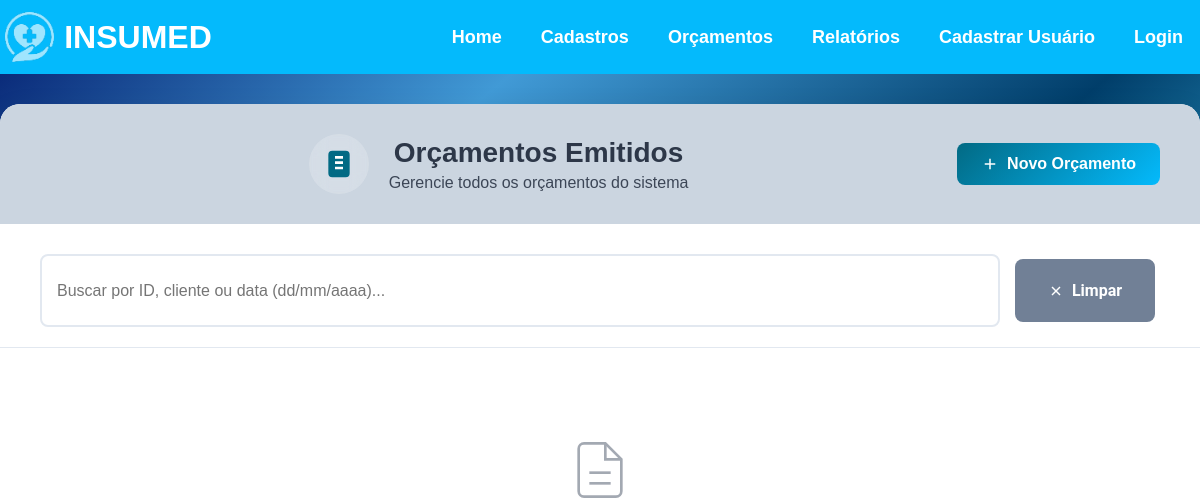
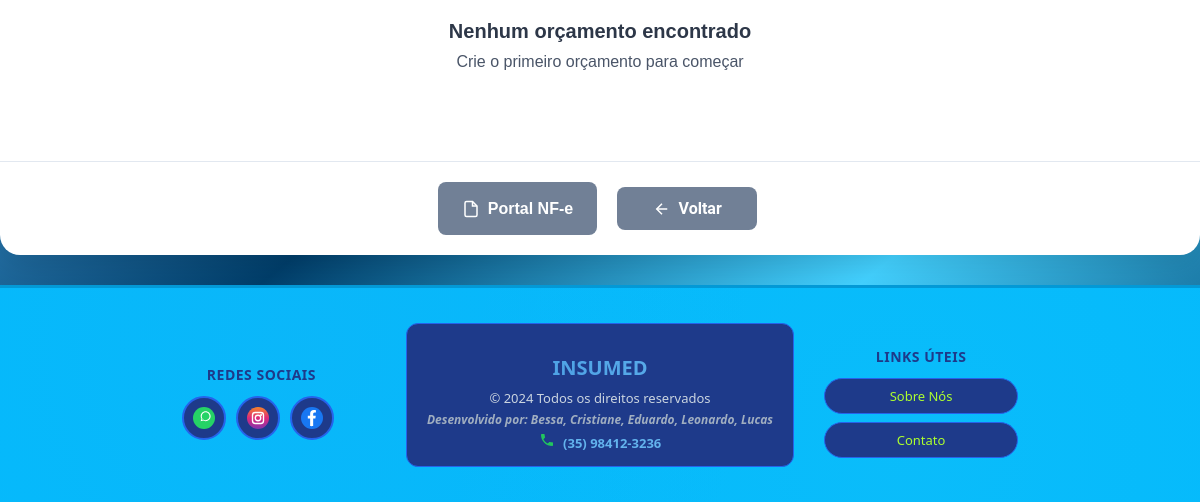
/orcamentos_emitidos/, run on an earlier commit of the app's database (2 pictures, top to bottom).
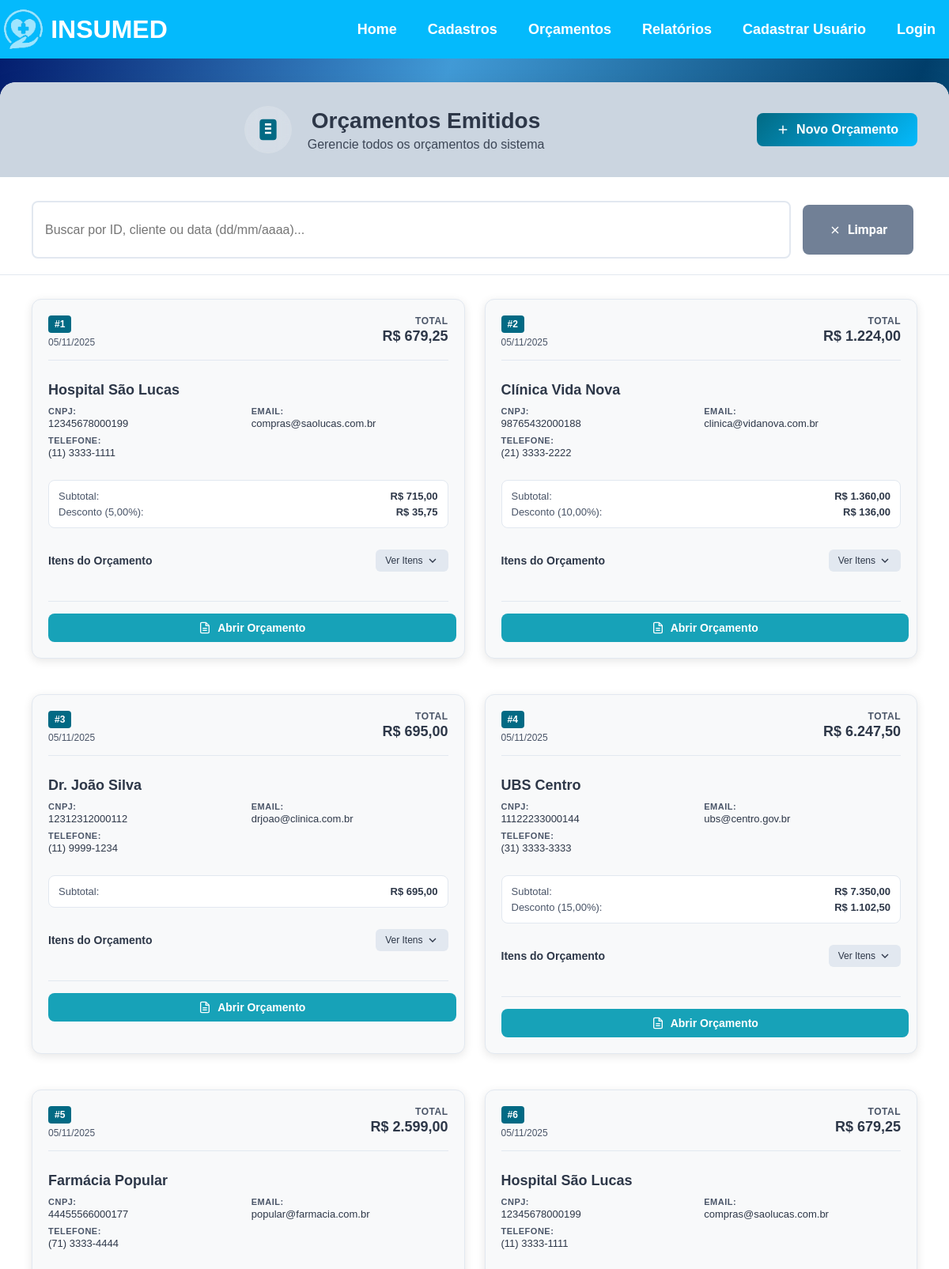
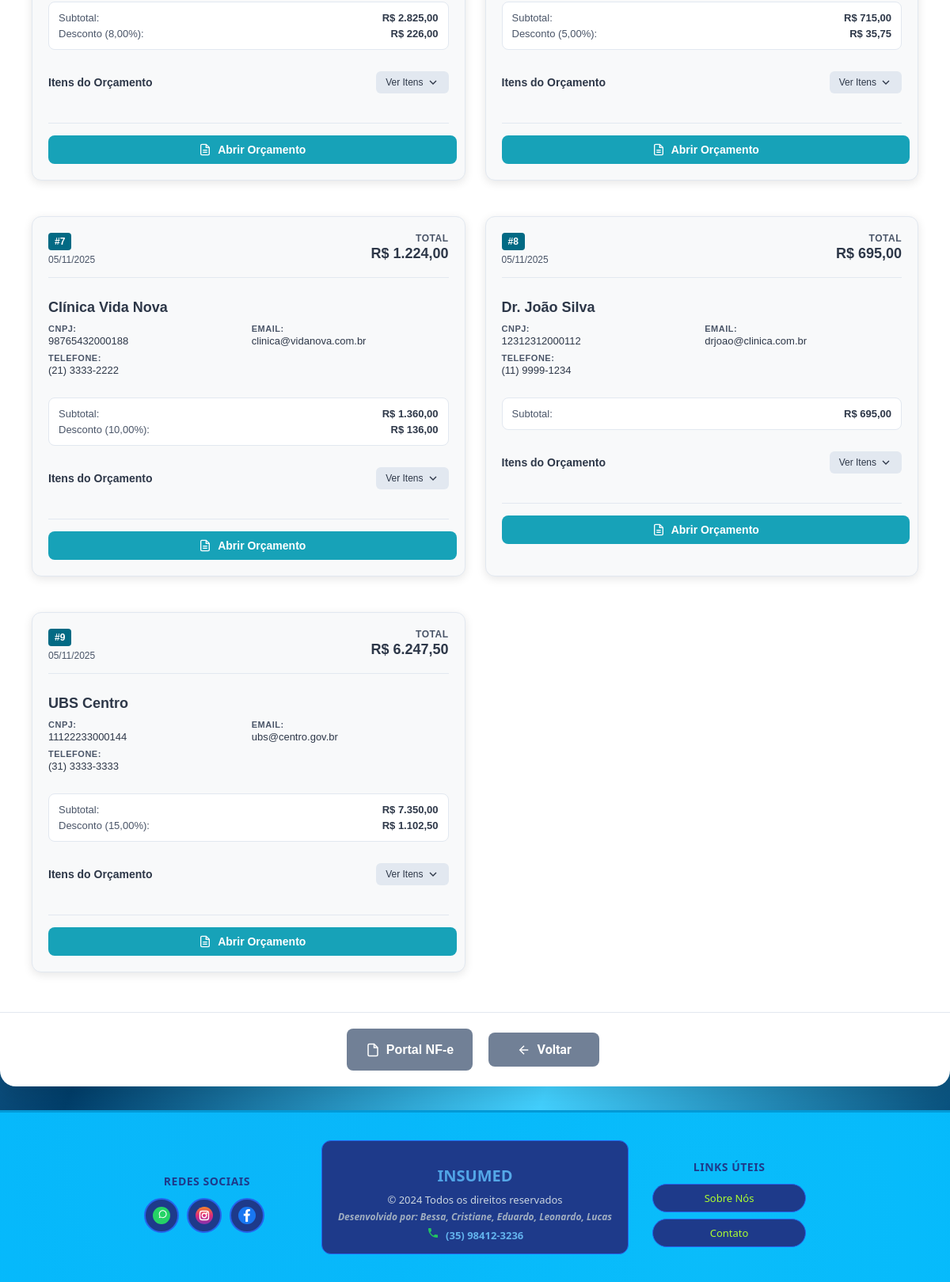
And on a later commit of the database (2 pictures, top to bottom).
### app/models.py (models this page shows, shortened)
class Orcamento(models.Model):
    cliente = models.CharField(max_length=100)
    cnpj = models.CharField(max_length=20, blank=True)
    endereco = models.CharField(max_length=200, blank=True)
    cidade = models.CharField(max_length=50, blank=True)
    uf = models.CharField(max_length=2, blank=True, null=True)
    telefone = models.CharField(max_length=20, blank=True)
    email = models.EmailField(blank=True)
    itens_unidades = models.TextField(blank=True, null=True)
    descricao = models.TextField(blank=True, null=True)
    itens_quantidades = models.TextField(blank=True, null=True)
    itens_valores = models.TextField(blank=True, null=True)
    observacao = models.TextField(blank=True, null=True)
    desconto = models.DecimalField(max_digits=5, decimal_places=2, default=0, blank=True, null=True)
    data = models.DateField(auto_now_add=True)

### app/views.py (the view, shortened to what this page needs)
# urls.py: path('orcamentos_emitidos/', views.orcamentos_emitidos, name='orcamentos_emitidos'),
def orcamentos_emitidos(request):
    filtro = request.GET.get('filtro')
    email_enviado = request.GET.get('email_enviado')
    if email_enviado:
        messages.success(request, 'Orçamento enviado por email com sucesso!')
    orcamentos = Orcamento.objects.all()
    orcamentos = orcamentos.order_by('-data')
    orcamentos_processados = []
    for orc in orcamentos:
        unidades = [p.strip() for p in orc.itens_unidades.split(' / ')] if orc.itens_unidades else []
        descricoes = [p.strip() for p in orc.descricao.split(' / ')] if orc.descricao else []
        quantidades = [p.strip() for p in orc.itens_quantidades.split(' / ')] if orc.itens_quantidades else []
        valores = [p.strip() for p in orc.itens_valores.split(' / ')] if orc.itens_valores else []
        max_itens = max(len(unidades), len(descricoes), len(quantidades), len(valores))
        itens = []
        subtotal = 0
        for i in range(max_itens):
            quantidade = quantidades[i] if i < len(quantidades) else ''
            valor = valores[i] if i < len(valores) else ''
            try:
                qtd = float(quantidade.replace(',', '.')) if quantidade else 0
                val = float(valor.replace(',', '.')) if valor else 0
                subtotal += qtd * val
            except ValueError:
                pass
            itens.append({
                'unidade': unidades[i] if i < len(unidades) else '',
                'descricao': descricoes[i] if i < len(descricoes) else '',
                'quantidade': quantidade,
                'valor': valor
            })
        desconto_percent = float(orc.desconto) if orc.desconto else 0
        valor_desconto = subtotal * (desconto_percent / 100)
        valor_total = subtotal - valor_desconto
        orc.itens_processados = itens
        orc.subtotal = formatar_valor_brasileiro(subtotal)
        orc.valor_desconto = formatar_valor_brasileiro(valor_desconto)
        orc.valor_total = formatar_valor_brasileiro(valor_total)
        orcamentos_processados.append(orc)
    return render(request, 'lista_orcamentos.html', {
        'orcamentos': orcamentos_processados,
        'filtro': filtro
    })

### app/context_processors.py (called while the page is built)
def usuario_logado(request):
    try:
        context = {
            'usuario_logado': 'usuario_logado' in request.session,
            'admin_logado': 'admin_logado' in request.session,
            'notificacoes_count': 0
        }
        return context
    except Exception:
        return {
            'usuario_logado': False,
            'admin_logado': False,
            'notificacoes_count': 0
        }

### app/views.py (called while the page is built)
def formatar_valor_brasileiro(valor):
    return f"{valor:,.2f}".replace(',', 'X').replace('.', ',').replace('X', '.')

### app/templates/lista_orcamentos.html (shortened to what the changed rows need)
{% extends 'base.html' %}
{% block content %}
<div class="orcamentos-container">
    <div class="header-section">
        <div class="icon-title">
            <div>
                <h1>Orçamentos Emitidos</h1>
            </div>
        </div>
    </div>
    <div class="orcamentos-content">
        <div class="orcamentos-grid">
            {% for o in orcamentos %}
                <div class="orcamento-card item-orcamento" data-id="{{ o.id }}" data-cliente="{{ o.cliente|lower }}" data-data="{{ o.data|date:'d/m/Y' }}">
                    <div class="card-header">
                        <div class="orcamento-id">
                            <span class="id-badge">#{{ o.id }}</span>
                            <span class="data-badge">{{ o.data|date:"d/m/Y" }}</span>
                        </div>
                        <div class="valor-total">
                            <span class="valor-label">Total</span>
                            <span class="valor-amount">R$ {{ o.valor_total|default:"0,00" }}</span>
                        </div>
                    </div>
                    <div class="cliente-info">
                        <h3 class="cliente-nome">{{ o.cliente }}</h3>
                        <div class="cliente-detalhes">
                            <div class="detalhe-item">
                                <span class="label">CNPJ:</span>
                                <span class="value">{{ o.cnpj|default:"-" }}</span>
                            </div>
                            <div class="detalhe-item">
                                <span class="label">Email:</span>
                                <span class="value">{{ o.email|default:"-" }}</span>
                            </div>
                            <div class="detalhe-item">
                                <span class="label">Telefone:</span>
                                <span class="value">{{ o.telefone|default:"-" }}</span>
                            </div>
                        </div>
                    </div>
                    <div class="resumo-financeiro">
                        <div class="resumo-item">
                            <span class="resumo-label">Subtotal:</span>
                            <span class="resumo-valor">R$ {{ o.subtotal|default:"0,00" }}</span>
                        </div>
                        {% if o.desconto %}
                        <div class="resumo-item desconto">
                            <span class="resumo-label">Desconto ({{ o.desconto }}%):</span>
                            <span class="resumo-valor">R$ {{ o.valor_desconto|default:"0,00" }}</span>
                        </div>
                        {% endif %}
                    </div>
                    <div class="itens-section">
                        <div class="itens-header">
                            <span class="itens-title">Itens do Orçamento</span>
                            {% if o.itens_processados %}
                                <button class="btn-expandir" onclick="expandirItens({{ o.id }})">
                                    <span class="expandir-text">Ver Itens</span>
                                    <svg width="16" height="16" viewBox="0 0 24 24" fill="none" stroke="currentColor" stroke-width="2">
                                        <polyline points="6,9 12,15 18,9"></polyline>
                                    </svg>
                                </button>
                            {% endif %}
                        </div>
                    </div>
                    <div class="card-actions">
                        <a href="{% url 'abrir_orcamento' o.id %}" class="btn-abrir">
                            <svg width="16" height="16" viewBox="0 0 24 24" fill="none" stroke="currentColor" stroke-width="2">
                                <path d="M14 2H6a2 2 0 0 0-2 2v16a2 2 0 0 0 2 2h12a2 2 0 0 0 2-2V8z"></path>
                                <polyline points="14,2 14,8 20,8"></polyline>
                                <line x1="16" y1="13" x2="8" y2="13"></line>
                                <line x1="16" y1="17" x2="8" y2="17"></line>
                            </svg>
                            Abrir Orçamento
                        </a>
                    </div>
                </div>
            {% empty %}
                <div id="nenhumOrcamento" class="sem-orcamentos">
                    <svg width="64" height="64" viewBox="0 0 24 24" fill="none" stroke="currentColor" stroke-width="1">
                        <path d="M14 2H6a2 2 0 0 0-2 2v16a2 2 0 0 0 2 2h12a2 2 0 0 0 2-2V8z"></path>
                        <polyline points="14,2 14,8 20,8"></polyline>
                        <line x1="16" y1="13" x2="8" y2="13"></line>
                        <line x1="16" y1="17" x2="8" y2="17"></line>
                    </svg>
                    <h3>Nenhum orçamento encontrado</h3>
                    <p>Crie o primeiro orçamento para começar</p>
                </div>
            {% endfor %}
        </div>
    </div>
</div>
{% endblock %}

What changed in the data, as far as the page shows it:
added Orcamento: id "1", data "05/11/2025", valor_total "679,25", cliente "Hospital São Lucas", cnpj "12345678000199", email "compras@saolucas.com.br", telefone "(11) 3333-1111", subtotal "715,00", desconto "5,00", valor_desconto "35,75"
added Orcamento: id "2", data "05/11/2025", valor_total "1.224,00", cliente "Clínica Vida Nova", cnpj "98765432000188", email "clinica@vidanova.com.br", telefone "(21) 3333-2222", subtotal "1.360,00", desconto "10,00", valor_desconto "136,00"
added Orcamento: id "3", data "05/11/2025", valor_total "695,00", cliente "Dr. João Silva", cnpj "12312312000112", email "drjoao@clinica.com.br", telefone "(11) 9999-1234", subtotal "695,00"
added Orcamento: id "4", data "05/11/2025", valor_total "6.247,50", cliente "UBS Centro", cnpj "11122233000144", email "ubs@centro.gov.br", telefone "(31) 3333-3333", subtotal "7.350,00", desconto "15,00", valor_desconto "1.102,50"
added Orcamento: id "5", data "05/11/2025", valor_total "2.599,00", cliente "Farmácia Popular", cnpj "44455566000177", email "popular@farmacia.com.br", telefone "(71) 3333-4444", subtotal "2.825,00", desconto "8,00", valor_desconto "226,00"
added Orcamento: id "6", data "05/11/2025", valor_total "679,25", cliente "Hospital São Lucas", cnpj "12345678000199", email "compras@saolucas.com.br", telefone "(11) 3333-1111", subtotal "715,00", desconto "5,00", valor_desconto "35,75"
added Orcamento: id "7", data "05/11/2025", valor_total "1.224,00", cliente "Clínica Vida Nova", cnpj "98765432000188", email "clinica@vidanova.com.br", telefone "(21) 3333-2222", subtotal "1.360,00", desconto "10,00", valor_desconto "136,00"
added Orcamento: id "8", data "05/11/2025", valor_total "695,00", cliente "Dr. João Silva", cnpj "12312312000112", email "drjoao@clinica.com.br", telefone "(11) 9999-1234", subtotal "695,00"
added Orcamento: id "9", data "05/11/2025", valor_total "6.247,50", cliente "UBS Centro", cnpj "11122233000144", email "ubs@centro.gov.br", telefone "(31) 3333-3333", subtotal "7.350,00", desconto "15,00", valor_desconto "1.102,50"
Also different on the page:
text no longer shown: "Nenhum orçamento encontrado Crie o primeiro orçamento para começar"
